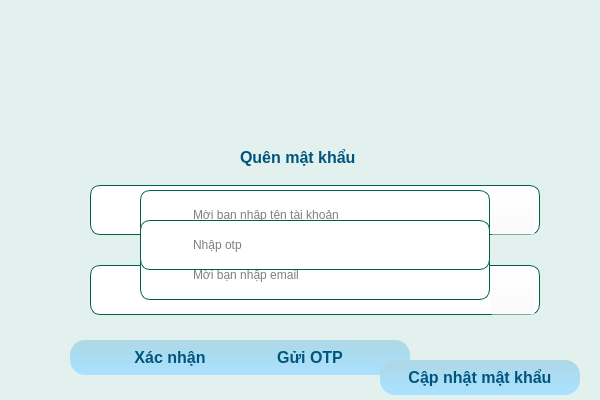
<?xml version="1.0" encoding="UTF-8"?>
<ui version="4.0">
 <class>Dialog</class>
 <widget class="QDialog" name="Dialog">
  <property name="geometry">
   <rect>
    <x>0</x>
    <y>0</y>
    <width>600</width>
    <height>400</height>
   </rect>
  </property>
  <property name="windowTitle">
   <string>Màn hình đăng nhập</string>
  </property>
  <property name="styleSheet">
   <string notr="true">QLineEdit{
padding-left:50px;
background: white;
border: 1px solid #005F49;
border-radius: 10px
}
QLineEdit:focus{
border: 2px solid #005F49;

}
QLabel{
color:#00557F;
font:bold
}
QDialog{
background-color:#E3F1EE;
	background-image: url(:/icon/icon/bg.jpg);
}

#btn_openregis,#btn_forgotpass{
	background-color: rgba(255, 255, 255, 0);
}
#btn_openregis:hover,#btn_forgotpass:hover{
	text-decoration:underline;	
	color: rgb(0, 85, 127);
}
#btn_confirm,#btn_confirmotp,#btn_confirmpass{
	background-color: qlineargradient(spread:pad, x1:0, y1:0, x2:0, y2:1, stop:0 rgba(173, 216, 230, 255), stop:1 rgba(170, 225, 255, 255));
	border-radius: 15px;
	color:#00557F;
	font-weight:bold
}
#btn_confirm:hover,#btn_confirmotp:hover,#btn_confirmpass:hover{
	background-color: #00557F;
    border-radius: 15px; 
	cursor: pointer;
    color: white;
}</string>
  </property>
  <widget class="QPushButton" name="btn_confirm">
   <property name="geometry">
    <rect>
     <x>210</x>
     <y>340</y>
     <width>200</width>
     <height>35</height>
    </rect>
   </property>
   <property name="font">
    <font>
     <pointsize>12</pointsize>
     <weight>75</weight>
     <italic>false</italic>
     <bold>true</bold>
    </font>
   </property>
   <property name="cursor">
    <cursorShape>PointingHandCursor</cursorShape>
   </property>
   <property name="mouseTracking">
    <bool>false</bool>
   </property>
   <property name="styleSheet">
    <string notr="true"/>
   </property>
   <property name="text">
    <string>Gửi OTP</string>
   </property>
  </widget>
  <widget class="QLabel" name="label_2">
   <property name="geometry">
    <rect>
     <x>150</x>
     <y>200</y>
     <width>30</width>
     <height>30</height>
    </rect>
   </property>
   <property name="styleSheet">
    <string notr="true">image: url(:/icon/icon/user.png);
border-radius: 10px;</string>
   </property>
   <property name="text">
    <string/>
   </property>
  </widget>
  <widget class="QLineEdit" name="txt_email">
   <property name="geometry">
    <rect>
     <x>140</x>
     <y>250</y>
     <width>350</width>
     <height>50</height>
    </rect>
   </property>
   <property name="minimumSize">
    <size>
     <width>200</width>
     <height>48</height>
    </size>
   </property>
   <property name="maximumSize">
    <size>
     <width>500</width>
     <height>500</height>
    </size>
   </property>
   <property name="placeholderText">
    <string>Mời bạn nhập email</string>
   </property>
  </widget>
  <widget class="QLabel" name="label_3">
   <property name="geometry">
    <rect>
     <x>210</x>
     <y>0</y>
     <width>200</width>
     <height>171</height>
    </rect>
   </property>
   <property name="styleSheet">
    <string notr="true">image: url(:/icon/icon/fg.png);
border-radius: 10px;</string>
   </property>
   <property name="text">
    <string/>
   </property>
  </widget>
  <widget class="QLabel" name="label_4">
   <property name="geometry">
    <rect>
     <x>240</x>
     <y>140</y>
     <width>161</width>
     <height>35</height>
    </rect>
   </property>
   <property name="font">
    <font>
     <pointsize>12</pointsize>
     <weight>75</weight>
     <italic>false</italic>
     <bold>true</bold>
    </font>
   </property>
   <property name="text">
    <string>Quên mật khẩu</string>
   </property>
  </widget>
  <widget class="QLineEdit" name="txt_username">
   <property name="geometry">
    <rect>
     <x>140</x>
     <y>190</y>
     <width>350</width>
     <height>50</height>
    </rect>
   </property>
   <property name="minimumSize">
    <size>
     <width>200</width>
     <height>48</height>
    </size>
   </property>
   <property name="maximumSize">
    <size>
     <width>500</width>
     <height>500</height>
    </size>
   </property>
   <property name="placeholderText">
    <string>Mời bạn nhập tên tài khoản</string>
   </property>
  </widget>
  <widget class="QLabel" name="label_5">
   <property name="geometry">
    <rect>
     <x>150</x>
     <y>260</y>
     <width>30</width>
     <height>30</height>
    </rect>
   </property>
   <property name="styleSheet">
    <string notr="true">image: url(:/icon/icon/icons8-email-100.png);
border-radius: 10px;</string>
   </property>
   <property name="text">
    <string/>
   </property>
  </widget>
  <widget class="QLineEdit" name="txt_otp">
   <property name="geometry">
    <rect>
     <x>140</x>
     <y>220</y>
     <width>350</width>
     <height>50</height>
    </rect>
   </property>
   <property name="minimumSize">
    <size>
     <width>200</width>
     <height>48</height>
    </size>
   </property>
   <property name="maximumSize">
    <size>
     <width>500</width>
     <height>500</height>
    </size>
   </property>
   <property name="placeholderText">
    <string>Nhập otp</string>
   </property>
  </widget>
  <widget class="QPushButton" name="btn_hiderepass">
   <property name="geometry">
    <rect>
     <x>490</x>
     <y>270</y>
     <width>45</width>
     <height>45</height>
    </rect>
   </property>
   <property name="minimumSize">
    <size>
     <width>40</width>
     <height>40</height>
    </size>
   </property>
   <property name="maximumSize">
    <size>
     <width>50</width>
     <height>50</height>
    </size>
   </property>
   <property name="cursor">
    <cursorShape>PointingHandCursor</cursorShape>
   </property>
   <property name="styleSheet">
    <string notr="true">background-color: rgba(255, 255, 255, 0);</string>
   </property>
   <property name="text">
    <string/>
   </property>
   <property name="icon">
    <iconset resource="resource.qrc">
     <normaloff>:/icon/icon/hidepass.png</normaloff>:/icon/icon/hidepass.png</iconset>
   </property>
  </widget>
  <widget class="QPushButton" name="btn_hidepass">
   <property name="geometry">
    <rect>
     <x>490</x>
     <y>190</y>
     <width>45</width>
     <height>45</height>
    </rect>
   </property>
   <property name="minimumSize">
    <size>
     <width>40</width>
     <height>40</height>
    </size>
   </property>
   <property name="maximumSize">
    <size>
     <width>50</width>
     <height>50</height>
    </size>
   </property>
   <property name="cursor">
    <cursorShape>PointingHandCursor</cursorShape>
   </property>
   <property name="styleSheet">
    <string notr="true">background-color: rgba(255, 255, 255, 0);</string>
   </property>
   <property name="text">
    <string/>
   </property>
   <property name="icon">
    <iconset resource="resource.qrc">
     <normaloff>:/icon/icon/hidepass.png</normaloff>:/icon/icon/hidepass.png</iconset>
   </property>
  </widget>
  <widget class="QLineEdit" name="txt_password">
   <property name="geometry">
    <rect>
     <x>90</x>
     <y>185</y>
     <width>450</width>
     <height>50</height>
    </rect>
   </property>
   <property name="minimumSize">
    <size>
     <width>350</width>
     <height>50</height>
    </size>
   </property>
   <property name="maximumSize">
    <size>
     <width>450</width>
     <height>50</height>
    </size>
   </property>
   <property name="placeholderText">
    <string>Tạo mật khẩu</string>
   </property>
  </widget>
  <widget class="QLabel" name="label_6">
   <property name="geometry">
    <rect>
     <x>100</x>
     <y>195</y>
     <width>30</width>
     <height>30</height>
    </rect>
   </property>
   <property name="styleSheet">
    <string notr="true">image: url(:/icon/icon/password.png);
background-color: none;
border-radius: 10px</string>
   </property>
   <property name="text">
    <string/>
   </property>
  </widget>
  <widget class="QLabel" name="label_7">
   <property name="geometry">
    <rect>
     <x>100</x>
     <y>275</y>
     <width>30</width>
     <height>30</height>
    </rect>
   </property>
   <property name="styleSheet">
    <string notr="true">image: url(:/icon/icon/password.png);
background-color: none;
border-radius: 10px</string>
   </property>
   <property name="text">
    <string/>
   </property>
  </widget>
  <widget class="QLineEdit" name="txt_repassword">
   <property name="geometry">
    <rect>
     <x>90</x>
     <y>265</y>
     <width>450</width>
     <height>50</height>
    </rect>
   </property>
   <property name="minimumSize">
    <size>
     <width>350</width>
     <height>50</height>
    </size>
   </property>
   <property name="maximumSize">
    <size>
     <width>450</width>
     <height>50</height>
    </size>
   </property>
   <property name="placeholderText">
    <string>Xác nhận mật khẩu</string>
   </property>
  </widget>
  <widget class="QPushButton" name="btn_confirmotp">
   <property name="geometry">
    <rect>
     <x>70</x>
     <y>340</y>
     <width>200</width>
     <height>35</height>
    </rect>
   </property>
   <property name="font">
    <font>
     <pointsize>12</pointsize>
     <weight>75</weight>
     <italic>false</italic>
     <bold>true</bold>
    </font>
   </property>
   <property name="cursor">
    <cursorShape>PointingHandCursor</cursorShape>
   </property>
   <property name="mouseTracking">
    <bool>false</bool>
   </property>
   <property name="styleSheet">
    <string notr="true"/>
   </property>
   <property name="text">
    <string>Xác nhận</string>
   </property>
  </widget>
  <widget class="QPushButton" name="btn_confirmpass">
   <property name="geometry">
    <rect>
     <x>380</x>
     <y>360</y>
     <width>200</width>
     <height>35</height>
    </rect>
   </property>
   <property name="font">
    <font>
     <pointsize>12</pointsize>
     <weight>75</weight>
     <italic>false</italic>
     <bold>true</bold>
    </font>
   </property>
   <property name="cursor">
    <cursorShape>PointingHandCursor</cursorShape>
   </property>
   <property name="mouseTracking">
    <bool>false</bool>
   </property>
   <property name="styleSheet">
    <string notr="true"/>
   </property>
   <property name="text">
    <string>Cập nhật mật khẩu</string>
   </property>
  </widget>
  <zorder>txt_password</zorder>
  <zorder>txt_repassword</zorder>
  <zorder>txt_username</zorder>
  <zorder>btn_confirm</zorder>
  <zorder>label_2</zorder>
  <zorder>txt_email</zorder>
  <zorder>label_3</zorder>
  <zorder>label_4</zorder>
  <zorder>label_5</zorder>
  <zorder>txt_otp</zorder>
  <zorder>btn_hiderepass</zorder>
  <zorder>btn_hidepass</zorder>
  <zorder>label_6</zorder>
  <zorder>label_7</zorder>
  <zorder>btn_confirmotp</zorder>
  <zorder>btn_confirmpass</zorder>
 </widget>
 <resources>
  <include location="resource.qrc"/>
 </resources>
 <connections/>
</ui>
